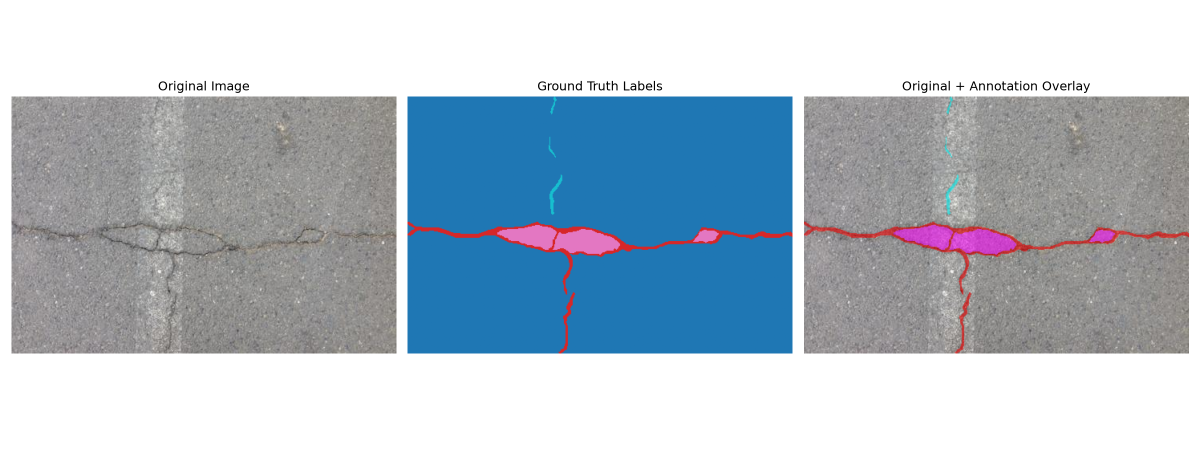
#> input picture backend/models/m3_annotation_overlay.png, 2400 x 900 px, given in place of 084.png, which was not available (shown at 1/2 size)
$ python compare_m3_experimental_masks.py
#> lines starting #> are read from the running program, lines starting #| are printed output that depends on the picture

from pathlib import Path
import matplotlib.pyplot as plt
from PIL import Image

ROOT = Path(__file__).resolve().parents[2]
BASE = ROOT / "data" / "segmentation_experiments"

image_id = "084"

original = Image.open(
    BASE / "label2_only" / "images" / f"{image_id}.png"
).convert("RGB")

mask_a = Image.open(
    BASE / "label2_only" / "masks" / f"{image_id}.png"
).convert("L")
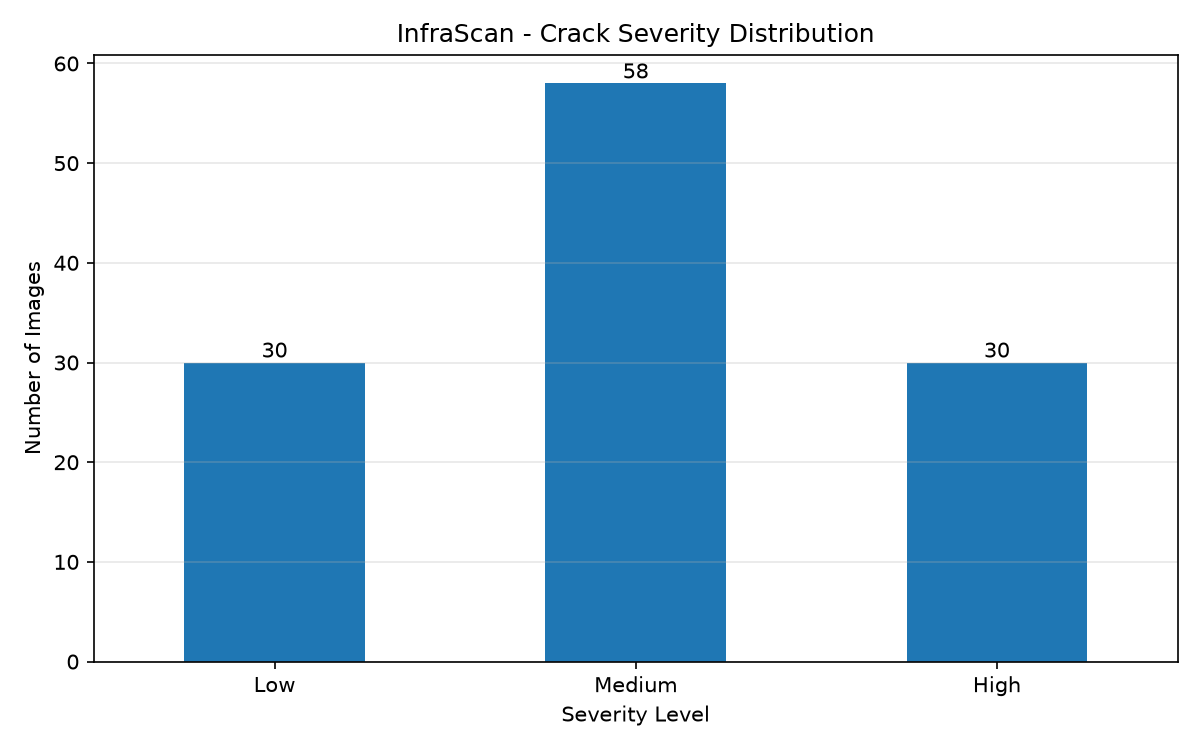
#> input picture backend/models/m3_crack_severity_distribution.png, 1200 x 750 px, given in place of 084.png, which was not available
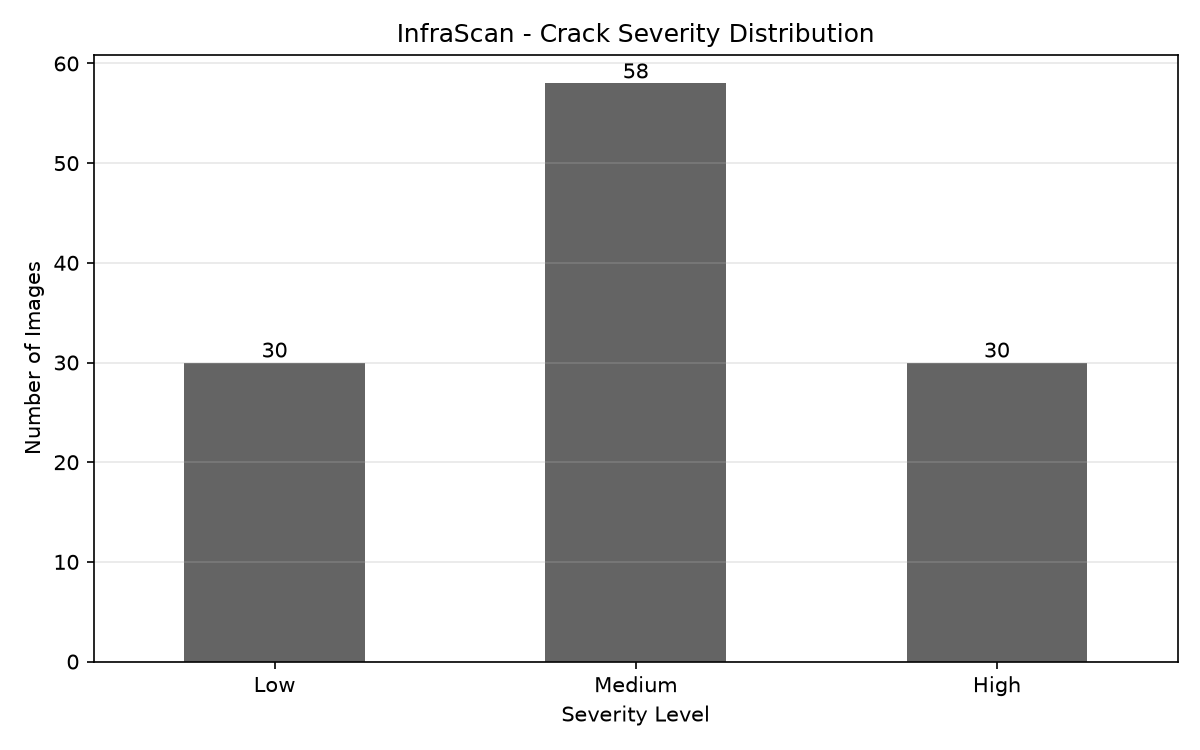
#> mask_a: PIL image 1200x750 L; min 0, max 255, mean 215

mask_b = Image.open(
    BASE / "label2_plus4" / "masks" / f"{image_id}.png"
).convert("L")

fig, axes = plt.subplots(1, 3, figsize=(15, 5))

axes[0].imshow(original)
axes[0].set_title("Original Image")

axes[1].imshow(mask_a, cmap="gray")
axes[1].set_title("Version A: Label 2")

axes[2].imshow(mask_b, cmap="gray")
axes[2].set_title("Version B: Labels 2 + 4")

for ax in axes:
    ax.axis("off")

plt.tight_layout()

output = ROOT / "backend" / "models" / "m3_mask_experiment_comparison.png"
plt.savefig(output, dpi=150)
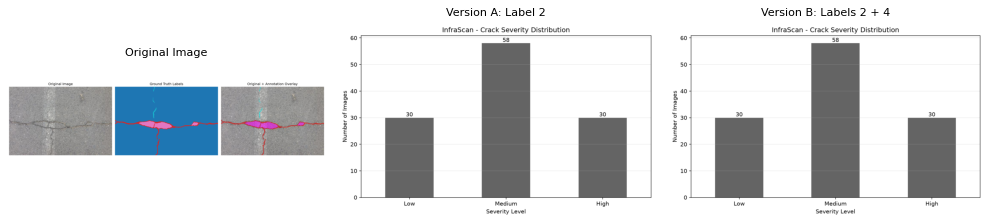
#> figure drawn by matplotlib, 3 panels
plt.show()

print("Saved:", output)
